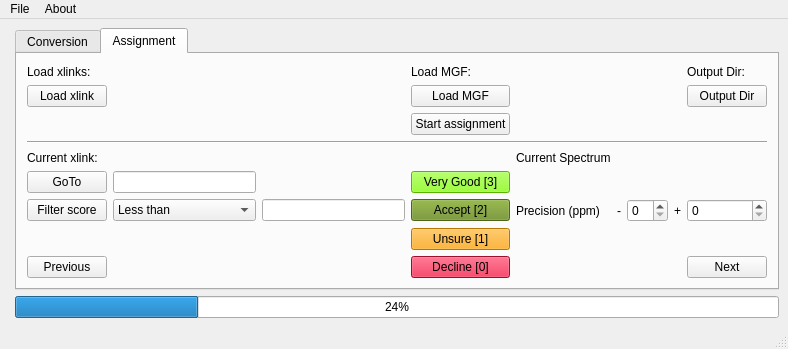
<?xml version="1.0" encoding="UTF-8"?>
<ui version="4.0">
 <class>MainWindow</class>
 <widget class="QMainWindow" name="MainWindow">
  <property name="geometry">
   <rect>
    <x>0</x>
    <y>0</y>
    <width>788</width>
    <height>347</height>
   </rect>
  </property>
  <property name="windowTitle">
   <string>The CroCo Cross-Link Converter</string>
  </property>
  <property name="windowIcon">
   <iconset resource="../croco.qrc">
    <normaloff>:/images/data/images/python-icon.png</normaloff>:/images/data/images/python-icon.png</iconset>
  </property>
  <widget class="QWidget" name="centralwidget">
   <layout class="QFormLayout" name="formLayout">
    <item row="1" column="1">
     <widget class="QProgressBar" name="progressBar">
      <property name="value">
       <number>24</number>
      </property>
     </widget>
    </item>
    <item row="0" column="1">
     <widget class="QTabWidget" name="tabWidget">
      <property name="currentIndex">
       <number>1</number>
      </property>
      <widget class="QWidget" name="tab">
       <attribute name="title">
        <string>Conversion</string>
       </attribute>
       <layout class="QGridLayout" name="gridLayout_2">
        <property name="leftMargin">
         <number>10</number>
        </property>
        <property name="topMargin">
         <number>10</number>
        </property>
        <property name="rightMargin">
         <number>10</number>
        </property>
        <property name="bottomMargin">
         <number>10</number>
        </property>
        <item row="0" column="0" colspan="2">
         <widget class="QLabel" name="label3">
          <property name="text">
           <string>Input file format:</string>
          </property>
         </widget>
        </item>
        <item row="0" column="2">
         <widget class="QComboBox" name="convert_input_dropdown">
          <property name="statusTip">
           <string>Format for file input</string>
          </property>
          <item>
           <property name="text">
            <string>pLink</string>
           </property>
          </item>
          <item>
           <property name="text">
            <string>Kojak</string>
           </property>
          </item>
          <item>
           <property name="text">
            <string>xTable</string>
           </property>
          </item>
         </widget>
        </item>
        <item row="0" column="3">
         <widget class="QLabel" name="label4">
          <property name="text">
           <string>Output File Format</string>
          </property>
         </widget>
        </item>
        <item row="0" column="4" colspan="2">
         <widget class="QComboBox" name="convert_output_dropdown">
          <property name="statusTip">
           <string>Format to convert file to</string>
          </property>
          <item>
           <property name="text">
            <string>xTable</string>
           </property>
          </item>
         </widget>
        </item>
        <item row="1" column="2">
         <widget class="QPushButton" name="convert_load_btn">
          <property name="text">
           <string>Load file(s)</string>
          </property>
         </widget>
        </item>
        <item row="1" column="4" colspan="2">
         <widget class="QPushButton" name="convert_output_btn">
          <property name="text">
           <string>Output Dir</string>
          </property>
         </widget>
        </item>
        <item row="2" column="0">
         <widget class="QLabel" name="label1">
          <property name="text">
           <string>Reading From:</string>
          </property>
         </widget>
        </item>
        <item row="2" column="1" colspan="2">
         <widget class="QLabel" name="convert_input_lbl">
          <property name="text">
           <string/>
          </property>
         </widget>
        </item>
        <item row="2" column="3" colspan="2">
         <widget class="QLabel" name="label2">
          <property name="text">
           <string>Writing To:</string>
          </property>
         </widget>
        </item>
        <item row="2" column="5">
         <widget class="QLabel" name="convert_output_lbl">
          <property name="text">
           <string/>
          </property>
         </widget>
        </item>
        <item row="3" column="4" colspan="2">
         <widget class="QPushButton" name="convert_quit">
          <property name="text">
           <string>Quit</string>
          </property>
         </widget>
        </item>
        <item row="3" column="0">
         <widget class="QPushButton" name="convert_start">
          <property name="statusTip">
           <string>Start the conversion</string>
          </property>
          <property name="text">
           <string>Start</string>
          </property>
         </widget>
        </item>
       </layout>
       <zorder>convert_output_lbl</zorder>
       <zorder>label1</zorder>
       <zorder>convert_quit</zorder>
       <zorder>label4</zorder>
       <zorder>convert_load_btn</zorder>
       <zorder>convert_output_btn</zorder>
       <zorder>label3</zorder>
       <zorder>label2</zorder>
       <zorder>convert_input_lbl</zorder>
       <zorder>convert_input_dropdown</zorder>
       <zorder>convert_output_dropdown</zorder>
       <zorder>convert_start</zorder>
      </widget>
      <widget class="QWidget" name="tab_2">
       <attribute name="title">
        <string>Assignment</string>
       </attribute>
       <layout class="QGridLayout" name="gridLayout">
        <property name="leftMargin">
         <number>10</number>
        </property>
        <property name="topMargin">
         <number>10</number>
        </property>
        <property name="rightMargin">
         <number>10</number>
        </property>
        <property name="bottomMargin">
         <number>10</number>
        </property>
        <item row="9" column="8">
         <widget class="QPushButton" name="assign_next_btn">
          <property name="text">
           <string>Next</string>
          </property>
         </widget>
        </item>
        <item row="9" column="3">
         <widget class="QPushButton" name="assign_score_decline_btn">
          <property name="styleSheet">
           <string notr="true">QPushButton {background-color: rgb(220,20,60)}
QPushButton:pressed {background-color: rgb(250,128,114)}</string>
          </property>
          <property name="text">
           <string>Decline [0]</string>
          </property>
          <property name="shortcut">
           <string>0</string>
          </property>
         </widget>
        </item>
        <item row="4" column="0">
         <widget class="QLabel" name="label_5">
          <property name="text">
           <string>Current xlink:</string>
          </property>
         </widget>
        </item>
        <item row="8" column="3">
         <widget class="QPushButton" name="assign_score_unsure_btn">
          <property name="styleSheet">
           <string notr="true">QPushButton:pressed {background-color: rgb(255,215,0)}
QPushButton {background-color: rgb(255,165,0)}</string>
          </property>
          <property name="text">
           <string>Unsure [1]</string>
          </property>
          <property name="shortcut">
           <string>1</string>
          </property>
         </widget>
        </item>
        <item row="2" column="3">
         <widget class="QPushButton" name="assign_start_btn">
          <property name="text">
           <string>Start assignment</string>
          </property>
         </widget>
        </item>
        <item row="1" column="3">
         <widget class="QPushButton" name="assign_load_mgf_btn">
          <property name="text">
           <string>Load MGF</string>
          </property>
         </widget>
        </item>
        <item row="4" column="4">
         <widget class="QLabel" name="label_4">
          <property name="text">
           <string>Current Spectrum</string>
          </property>
         </widget>
        </item>
        <item row="6" column="6">
         <widget class="QSpinBox" name="spinBox"/>
        </item>
        <item row="6" column="4">
         <widget class="QLabel" name="label_6">
          <property name="text">
           <string>Precision (ppm)</string>
          </property>
         </widget>
        </item>
        <item row="1" column="0">
         <widget class="QPushButton" name="assign_load_xlink_btn">
          <property name="text">
           <string>Load xlink</string>
          </property>
         </widget>
        </item>
        <item row="0" column="0">
         <widget class="QLabel" name="label">
          <property name="text">
           <string>Load xlinks:</string>
          </property>
         </widget>
        </item>
        <item row="9" column="0">
         <widget class="QPushButton" name="assign_previous_btn">
          <property name="text">
           <string>Previous</string>
          </property>
         </widget>
        </item>
        <item row="6" column="3">
         <widget class="QPushButton" name="assign_score_accept">
          <property name="styleSheet">
           <string notr="true">QPushButton:pressed {background-color: rgb(154,205,50)}
QPushButton {background-color: rgb(107,142,35)}</string>
          </property>
          <property name="text">
           <string>Accept [2]</string>
          </property>
          <property name="shortcut">
           <string>2</string>
          </property>
         </widget>
        </item>
        <item row="3" column="0" colspan="9">
         <widget class="Line" name="line">
          <property name="orientation">
           <enum>Qt::Horizontal</enum>
          </property>
         </widget>
        </item>
        <item row="5" column="3">
         <widget class="QPushButton" name="assign_score_good_btn">
          <property name="styleSheet">
           <string notr="true">QPushButton:pressed {background-color: rgb(154,205,50)}
QPushButton {background-color: rgb(124,252,0)}</string>
          </property>
          <property name="text">
           <string>Very Good [3]</string>
          </property>
          <property name="shortcut">
           <string>3</string>
          </property>
         </widget>
        </item>
        <item row="6" column="0">
         <widget class="QPushButton" name="assign_filter_btn">
          <property name="text">
           <string>Filter score</string>
          </property>
         </widget>
        </item>
        <item row="5" column="0">
         <widget class="QPushButton" name="assign_goto_btn">
          <property name="text">
           <string>GoTo</string>
          </property>
         </widget>
        </item>
        <item row="5" column="1">
         <widget class="QLineEdit" name="assign_goto_edit"/>
        </item>
        <item row="6" column="5">
         <widget class="QLabel" name="label_7">
          <property name="text">
           <string>-</string>
          </property>
         </widget>
        </item>
        <item row="6" column="1">
         <widget class="QComboBox" name="assign_filter_dropdown">
          <property name="currentText">
           <string>Less than</string>
          </property>
          <property name="currentIndex">
           <number>0</number>
          </property>
          <item>
           <property name="text">
            <string>Less than</string>
           </property>
          </item>
          <item>
           <property name="text">
            <string>Greater than</string>
           </property>
          </item>
         </widget>
        </item>
        <item row="6" column="7">
         <widget class="QLabel" name="label_8">
          <property name="text">
           <string>+</string>
          </property>
         </widget>
        </item>
        <item row="6" column="2">
         <widget class="QLineEdit" name="assign_filter_edit"/>
        </item>
        <item row="6" column="8">
         <widget class="QSpinBox" name="spinBox_2"/>
        </item>
        <item row="0" column="3">
         <widget class="QLabel" name="label_2">
          <property name="text">
           <string>Load MGF:</string>
          </property>
         </widget>
        </item>
        <item row="1" column="8">
         <widget class="QPushButton" name="assign_output_btn">
          <property name="text">
           <string>Output Dir</string>
          </property>
         </widget>
        </item>
        <item row="0" column="8">
         <widget class="QLabel" name="label_3">
          <property name="text">
           <string>Output Dir:</string>
          </property>
         </widget>
        </item>
       </layout>
      </widget>
     </widget>
    </item>
   </layout>
  </widget>
  <widget class="QMenuBar" name="menubar">
   <property name="enabled">
    <bool>true</bool>
   </property>
   <property name="geometry">
    <rect>
     <x>0</x>
     <y>0</y>
     <width>788</width>
     <height>19</height>
    </rect>
   </property>
   <widget class="QMenu" name="menuFile">
    <property name="title">
     <string>File</string>
    </property>
    <addaction name="actionQuit"/>
   </widget>
   <widget class="QMenu" name="menuAbout">
    <property name="title">
     <string>About</string>
    </property>
    <addaction name="actionAbout"/>
   </widget>
   <addaction name="menuFile"/>
   <addaction name="menuAbout"/>
  </widget>
  <widget class="QStatusBar" name="statusbar"/>
  <action name="actionQuit">
   <property name="text">
    <string>Quit</string>
   </property>
   <property name="statusTip">
    <string>Exit the programme</string>
   </property>
   <property name="shortcut">
    <string>Ctrl+Q</string>
   </property>
   <property name="menuRole">
    <enum>QAction::QuitRole</enum>
   </property>
  </action>
  <action name="actionAbout">
   <property name="text">
    <string>About CroCo</string>
   </property>
   <property name="statusTip">
    <string>About CroCo</string>
   </property>
   <property name="menuRole">
    <enum>QAction::AboutRole</enum>
   </property>
  </action>
 </widget>
 <resources>
  <include location="../croco.qrc"/>
 </resources>
 <connections/>
</ui>
